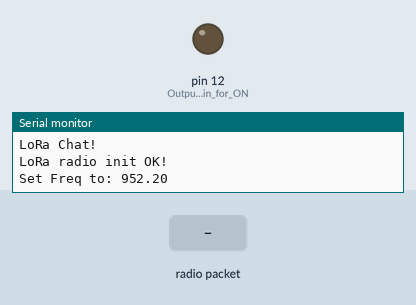
Bench run of a sketch on a simulated Arduino Uno, built with avr-gcc and run on an emulated ATmega328P. On the bench: output pins drawn as LEDs (lit = HIGH), the last lines printed to the serial monitor. The inputs (shaded band) are chosen by the test bench. No radio packets arrive unless stated; pins used as bus, display or sensor lines are not drawn.

Above: at 1.3 s.
1.4 s: radio packet "OFF" arrives
At 2.8 s:
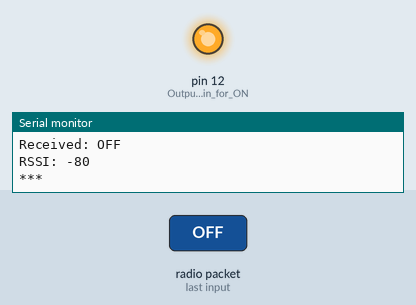
4.4 s: radio packet "ON" arrives
At 5.1 s:
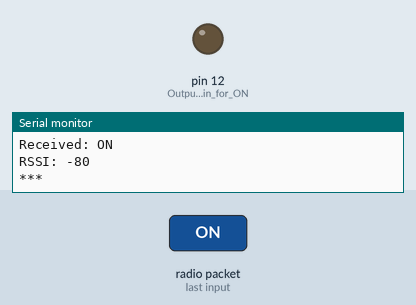
Timing chart, 0 to 7.4 s (numbered marks = the images above; inputs shaded):
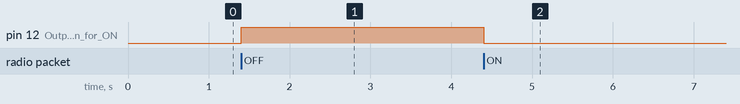

The sketch:

chat.ino
```cpp
#include <RH_RF95.h>
#include <SPI.h>

// Pin definitions
#define RFM95_CS 8
#define RFM95_RST 4
#define RFM95_INT 7

// LoRa frequency
#define RF95_FREQ 952.2

// for Radio driver
RH_RF95 rf95(RFM95_CS, RFM95_INT);

void setup() {
  pinMode(RFM95_RST, OUTPUT);
  digitalWrite(RFM95_RST, HIGH);
  pinMode(12, OUTPUT); // Output pin for ON/OFF controls
  Serial.begin(115200);
  while (!Serial) {
    delay(1);
  }

  delay(100);
  Serial.println("LoRa Chat!");

  // Manual reset of LoRa module
  digitalWrite(RFM95_RST, LOW);
  delay(10);
  digitalWrite(RFM95_RST, HIGH);
  delay(10);

  if (!rf95.init()) {
    Serial.println("LoRa radio init failed");
    while (1)
      ;
  }
  Serial.println("LoRa radio init OK!");

  // Seting up the frequency
  if (!rf95.setFrequency(RF95_FREQ)) {
    Serial.println("setFrequency failed");
    while (1)
      ;
  }
  Serial.print("Set Freq to: ");
  Serial.println(RF95_FREQ);

  // Set TX power
  rf95.setTxPower(23, false);
}

void loop() {
  // Receive logic
  if (rf95.available()) {
    uint8_t buf[RH_RF95_MAX_MESSAGE_LEN];
    uint8_t len = sizeof(buf);
    if (rf95.recv(buf, &len)) {
      buf[len] = '\0';
      String mString = String((char *)buf);

      if (mString.indexOf("ON") >= 0) {
        digitalWrite(12, LOW); // turn ON
        delay(100);
      }

      if (mString.indexOf("OFF") >= 0) {
        digitalWrite(12, HIGH); // turn OFF
        delay(100);
      }

      Serial.print("Received: ");
      Serial.println(mString);
      Serial.print("RSSI: ");
      Serial.println(rf95.lastRssi(), DEC);
      Serial.println("***");
    } else {
      Serial.println("Receive failed");
    }
  }

  // Transmit logic .
  if (Serial.available()) {
    String input = Serial.readStringUntil('\n');
    input.trim();

    if (input.length() > 0) {
      Serial.print("Sent: ");
      Serial.println(input);

      rf95.send((uint8_t *)input.c_str(), input.length());
      rf95.waitPacketSent();

      Serial.println("***");
    }
  }
}
```

Measured:
- after the input at 1.4 s, pin 12 (Output_pin_for_ON): LOW → HIGH at once
- after the input at 4.4 s, pin 12 (Output_pin_for_ON): HIGH → LOW at once
